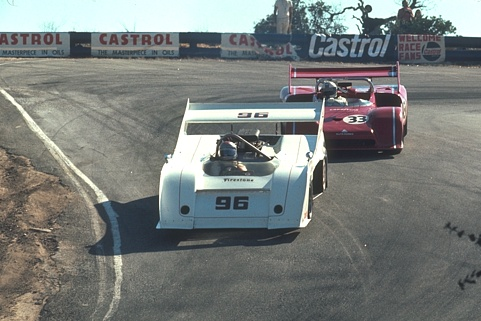
%> input picture Image Experiment/21077.jpg, 481 x 321 px
$ octave blur_image.m   (GNU Octave 9; MATLAB toolbox functions it lacks are replaced by stand-ins)
%> lines starting %> are read from the running program, lines starting %| are printed output that depends on the picture
%% blur_image.m — 生成模糊图像并保存为 blurred.mat

clc; clear; close all;

%% 用户参数
input_file  = '21077.jpg';   % 输入图像路径21077.jpg\37073.jpg\87065.jpg\108005.jpg
output_file = 'blurred.mat';     % 输出文件
noise_std   = 1e-3;              % 加性噪声标准差
levels      = 3;                 % 小波级数（用于尺寸裁剪）

% 模糊类型: 'gaussian' 或 'motion'
blur_type = 'gaussian';

% 高斯模糊参数
gaussian_kernel_size = 9;         % 高斯核尺寸（奇数）
sigma = 4.0;                      % 高斯核标准差

% 运动模糊参数
motion_length = 15;               % 运动轨迹长度（像素），越大模糊越强
motion_angle = 30;                % 运动方向角度（度），0=水平向右，90=竖直向上
motion_kernel_size = 17;          % 运动核尺寸（奇数）；[] 表示根据 length 自动设置
%% ═════════════════════════════════════════════════════════════

% 确保 shared.m 在路径中
if ~exist('shared', 'class')
    addpath(fileparts(mfilename('fullpath')));
end

% 读取并转灰度
if exist(input_file, 'file')
    img = imread(input_file);
%> img is the input picture: size 321x481x3 uint8; mean R, G, B 121, 125.1, 122.8
else
    % 使用 MATLAB 内置图像作为备选
    fprintf('  文件 "%s" 不存在，使用内置 cameraman 图像\n', input_file);
    img = imread('cameraman.tif');
end

% 归一化至 [0,1]
if ndims(img) == 3
    clean = double(rgb2gray(img)) / 255.0;
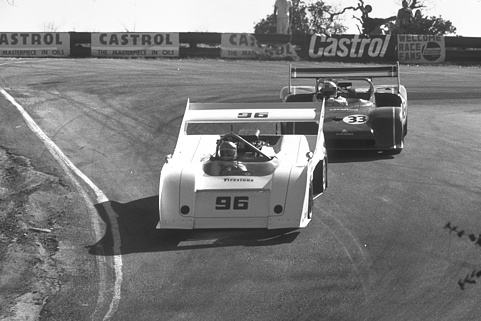
%> clean: size 321x481 double; min 0.0863, max 1, mean 0.485
else
    clean = double(img) / 255.0;
end
fprintf('  灰度图尺寸: %dx%d  值域: [%.3f, %.3f]\n', size(clean,1), size(clean,2), min(clean(:)), max(clean(:)));
%|   灰度图尺寸: 321x481  值域: [0.086, 1.000]

% 裁剪至小波分解所需尺寸
d = 2^levels;
h = floor(size(clean,1) / d) * d;
%> h = 320
w = floor(size(clean,2) / d) * d;
%> w = 480
clean = clean(1:h, 1:w);
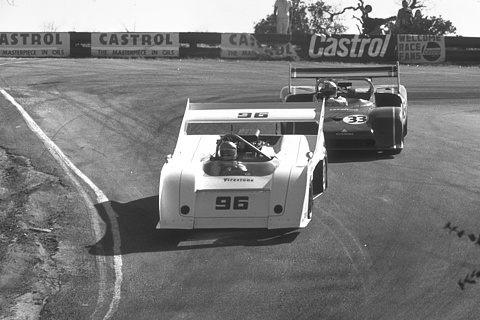
%> clean: size 320x480 double; min 0.0863, max 1, mean 0.485
fprintf('  裁剪至 %d 的倍数: %dx%d\n', d, h, w);
%|   裁剪至 8 的倍数: 320x480

% 生成模糊核并退化
switch lower(blur_type)
    case 'gaussian'
        kernel = shared.gaussian_kernel(gaussian_kernel_size, sigma);
        blur_params = struct('type', blur_type, ...
                             'kernel_size', gaussian_kernel_size, ...
                             'sigma', sigma);
        fprintf('  模糊类型: Gaussian, kernel_size=%d, sigma=%.3f\n', ...
                gaussian_kernel_size, sigma);

    case 'motion'
        kernel = shared.motion_kernel(motion_length, motion_angle, motion_kernel_size);
        blur_params = struct('type', blur_type, ...
                             'length', motion_length, ...
                             'angle', motion_angle, ...
                             'kernel_size', size(kernel, 1));
        fprintf('  模糊类型: Motion, length=%.2f, angle=%.2f°, kernel_size=%d\n', ...
                motion_length, motion_angle, size(kernel, 1));

    otherwise
        error('未知模糊类型 "%s"。可选值: gaussian, motion。', blur_type);
end

% 施加模糊+噪声
blurred = shared.degrade(clean, kernel, noise_std, 0);
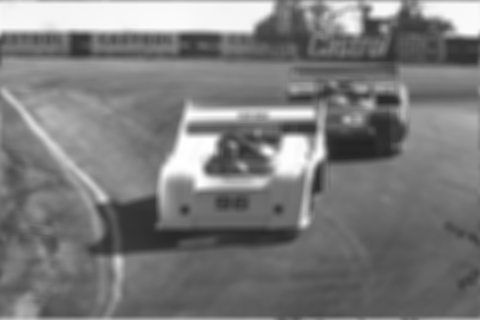
%> blurred: size 320x480 double; min 0.135, max 1, mean 0.485

% 评估退化图质量
psnr_blur = shared.compute_psnr(clean, blurred);
%> psnr_blur = 21.79
ssim_blur = shared.compute_ssim(clean, blurred);
%> ssim_blur = 0.543
fprintf('  模糊图 PSNR = %.2f dB, SSIM = %.4f\n', psnr_blur, ssim_blur);
%|   模糊图 PSNR = 21.79 dB, SSIM = 0.5427

% 保存到 .mat
save(output_file, 'clean', 'blurred', 'kernel', 'blur_type', 'blur_params', ...
                  'sigma', 'gaussian_kernel_size', ...
                  'motion_length', 'motion_angle', 'motion_kernel_size', ...
                  'noise_std', 'levels');
fprintf('  已保存至 %s\n', output_file);

% 可视化
figure('Name', '图像模糊化');
subplot(1,3,1); imshow(clean);   title('原始清晰图');
subplot(1,3,2); imshow(blurred); title(sprintf('模糊+噪声图 (PSNR=%.2fdB, SSIM=%.4f)', psnr_blur, ssim_blur));
subplot(1,3,3); imagesc(kernel); axis image off; colormap gray; title('模糊核');
%> after `title('模糊核')`:
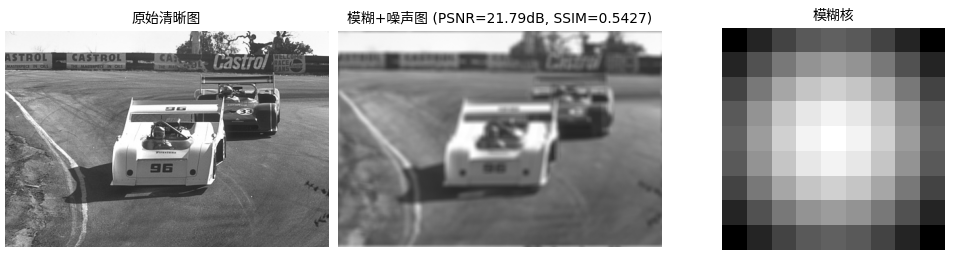
%> figure redrawn from the program's plot data, 3 panels

$ run again, with Image Experiment/108005.jpg copied over Image Experiment/21077.jpg
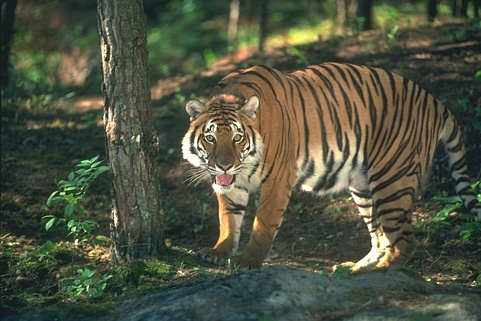
%> input picture Image Experiment/108005.jpg, 481 x 321 px
%> img is the input picture: size 321x481x3 uint8; mean R, G, B 79.2, 83.5, 65.1
%|   灰度图尺寸: 321x481  值域: [0.059, 1.000]
%|   裁剪至 8 的倍数: 320x480
%> `blurred = shared.degrade(clean, kernel, noise_std, 0);`:
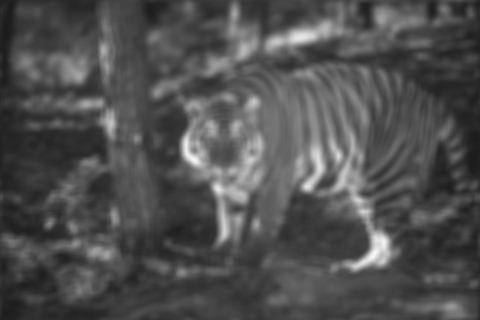
%> blurred: size 320x480 double; min 0.107, max 0.972, mean 0.314
%> psnr_blur = 22.09
%> ssim_blur = 0.528
%|   模糊图 PSNR = 22.09 dB, SSIM = 0.5281
%> `title('模糊核')`:
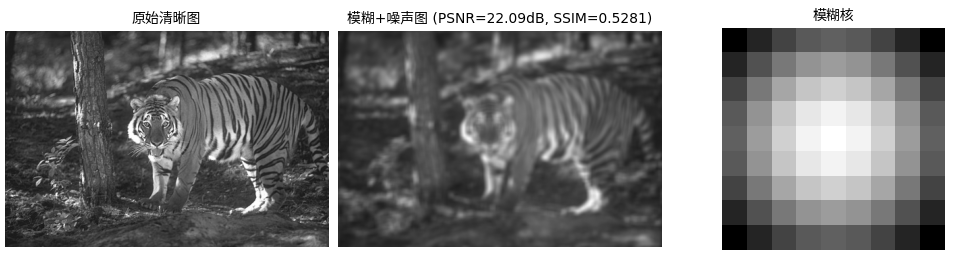
%> figure redrawn from the program's plot data, 3 panels

$ run again, with Image Experiment/37073.jpg copied over Image Experiment/21077.jpg
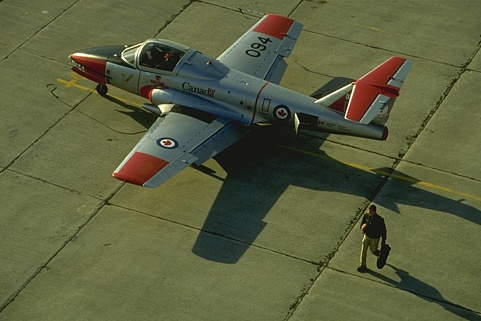
%> input picture Image Experiment/37073.jpg, 481 x 321 px
%> img is the input picture: size 321x481x3 uint8; mean R, G, B 90.5, 95.5, 62.9
%|   灰度图尺寸: 321x481  值域: [0.012, 0.996]
%|   裁剪至 8 的倍数: 320x480
%> `blurred = shared.degrade(clean, kernel, noise_std, 0);`:
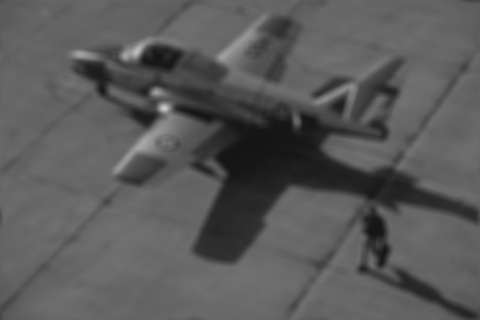
%> blurred: size 320x480 double; min 0.082, max 0.808, mean 0.354
%> psnr_blur = 25.73
%> ssim_blur = 0.666
%|   模糊图 PSNR = 25.73 dB, SSIM = 0.6663
%> `title('模糊核')`:
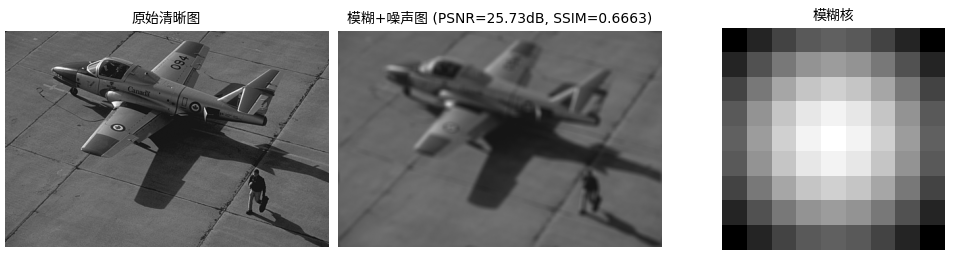
%> figure redrawn from the program's plot data, 3 panels

$ run again, with Image Experiment/87065.jpg copied over Image Experiment/21077.jpg
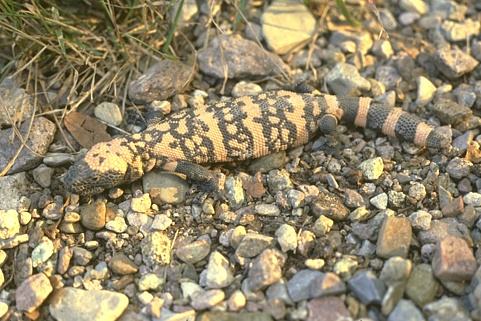
%> input picture Image Experiment/87065.jpg, 481 x 321 px
%> img is the input picture: size 321x481x3 uint8; mean R, G, B 146.9, 135.1, 106.1
%|   灰度图尺寸: 321x481  值域: [0.086, 0.992]
%|   裁剪至 8 的倍数: 320x480
%> `blurred = shared.degrade(clean, kernel, noise_std, 0);`:
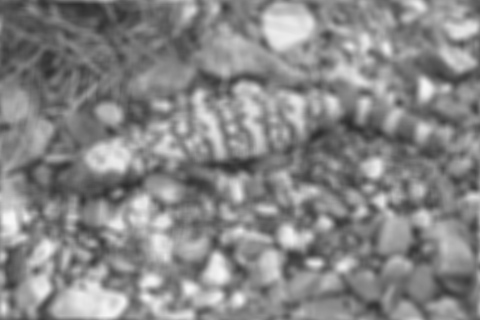
%> blurred: size 320x480 double; min 0.178, max 0.972, mean 0.531
%> psnr_blur = 19.31
%> ssim_blur = 0.413
%|   模糊图 PSNR = 19.31 dB, SSIM = 0.4127
%> `title('模糊核')`:
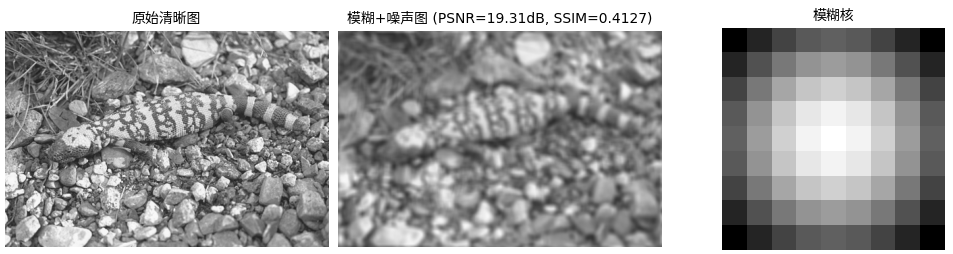
%> figure redrawn from the program's plot data, 3 panels
